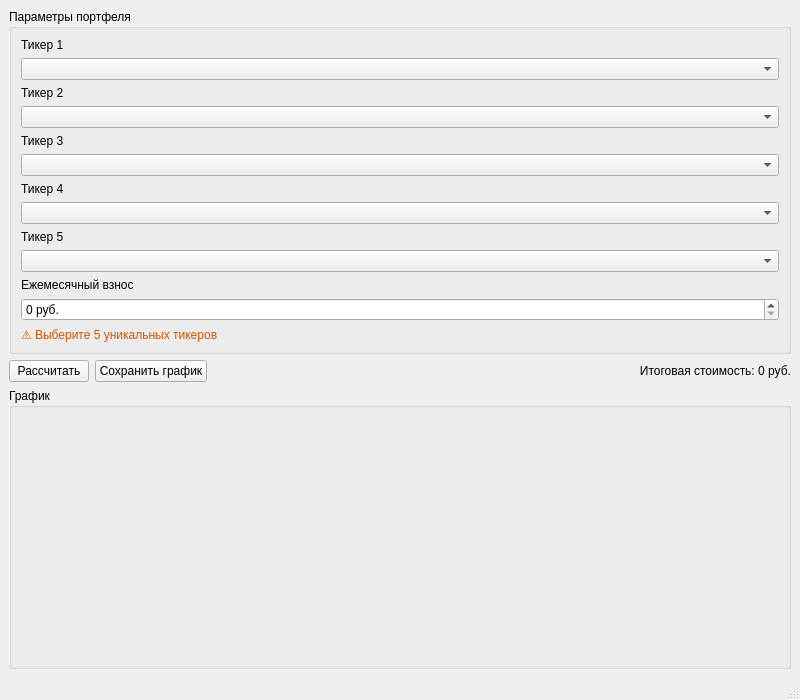
<?xml version="1.0" encoding="UTF-8"?>
<ui version="4.0">
 <class>MainWindow</class>
 <widget class="QMainWindow" name="MainWindow">
  <property name="geometry">
   <rect>
    <x>0</x>
    <y>0</y>
    <width>800</width>
    <height>700</height>
   </rect>
  </property>
  <property name="windowTitle">
   <string>Инвестиционный портфель</string>
  </property>
  <widget class="QWidget" name="centralwidget">
   <layout class="QVBoxLayout" name="verticalLayout_main">
    <item>
     <widget class="QGroupBox" name="groupBoxParams">
      <property name="title">
       <string>Параметры портфеля</string>
      </property>
      <layout class="QVBoxLayout" name="verticalLayout_params">
       <!-- Тикер 1 -->
       <item>
        <widget class="QLabel" name="labelTicker1">
         <property name="text">
          <string>Тикер 1</string>
         </property>
        </widget>
       </item>
       <item>
        <widget class="QComboBox" name="comboTicker1">
         <property name="minimumSize">
          <size>
           <width>150</width>
           <height>0</height>
          </size>
         </property>
        </widget>
       </item>
       <!-- Тикер 2 -->
       <item>
        <widget class="QLabel" name="labelTicker2">
         <property name="text">
          <string>Тикер 2</string>
         </property>
        </widget>
       </item>
       <item>
        <widget class="QComboBox" name="comboTicker2">
         <property name="minimumSize">
          <size>
           <width>150</width>
           <height>0</height>
          </size>
         </property>
        </widget>
       </item>
       <!-- Тикер 3 -->
       <item>
        <widget class="QLabel" name="labelTicker3">
         <property name="text">
          <string>Тикер 3</string>
         </property>
        </widget>
       </item>
       <item>
        <widget class="QComboBox" name="comboTicker3">
         <property name="minimumSize">
          <size>
           <width>150</width>
           <height>0</height>
          </size>
         </property>
        </widget>
       </item>
       <!-- Тикер 4 -->
       <item>
        <widget class="QLabel" name="labelTicker4">
         <property name="text">
          <string>Тикер 4</string>
         </property>
        </widget>
       </item>
       <item>
        <widget class="QComboBox" name="comboTicker4">
         <property name="minimumSize">
          <size>
           <width>150</width>
           <height>0</height>
          </size>
         </property>
        </widget>
       </item>
       <!-- Тикер 5 -->
       <item>
        <widget class="QLabel" name="labelTicker5">
         <property name="text">
          <string>Тикер 5</string>
         </property>
        </widget>
       </item>
       <item>
        <widget class="QComboBox" name="comboTicker5">
         <property name="minimumSize">
          <size>
           <width>150</width>
           <height>0</height>
          </size>
         </property>
        </widget>
       </item>
       <!-- Ежемесячный взнос -->
       <item>
        <widget class="QLabel" name="labelMonthly">
         <property name="text">
          <string>Ежемесячный взнос</string>
         </property>
        </widget>
       </item>
       <item>
        <widget class="QSpinBox" name="spinMonthly">
         <property name="minimum">
          <number>0</number>
         </property>
         <property name="maximum">
          <number>1000000</number>
         </property>
         <property name="suffix">
          <string> руб.</string>
         </property>
        </widget>
       </item>
       <!-- Строка статуса -->
       <item>
        <widget class="QLabel" name="labelStatus">
         <property name="text">
          <string>⚠ Выберите 5 уникальных тикеров</string>
         </property>
         <property name="styleSheet">
          <string notr="true">color: #d35400;</string>
         </property>
        </widget>
       </item>
      </layout>
     </widget>
    </item>

    <item>
     <layout class="QHBoxLayout" name="horizontalLayout_buttons">
      <item>
       <widget class="QPushButton" name="btnCalculate">
        <property name="text">
         <string>Рассчитать</string>
        </property>
       </widget>
      </item>
      <item>
       <widget class="QPushButton" name="btnSave">
        <property name="text">
         <string>Сохранить график</string>
        </property>
       </widget>
      </item>
      <item>
       <spacer name="horizontalSpacer">
        <property name="orientation">
         <enum>Qt::Horizontal</enum>
        </property>
        <property name="sizeHint" stdset="0">
         <size>
          <width>40</width>
          <height>20</height>
         </size>
        </property>
       </spacer>
      </item>
      <item>
       <widget class="QLabel" name="labelTotal">
        <property name="text">
         <string>Итоговая стоимость: 0 руб.</string>
        </property>
        <property name="alignment">
         <set>Qt::AlignRight|Qt::AlignTrailing|Qt::AlignVCenter</set>
        </property>
       </widget>
      </item>
     </layout>
    </item>

    <item>
     <widget class="QGroupBox" name="groupBoxGraph">
      <property name="title">
       <string>График</string>
      </property>
      <layout class="QVBoxLayout" name="verticalLayout_graph">
       <item>
        <widget class="QWidget" name="graphWidget">
         <property name="sizePolicy">
          <sizepolicy hsizetype="Expanding" vsizetype="Expanding">
           <horstretch>0</horstretch>
           <verstretch>0</verstretch>
          </sizepolicy>
         </property>
         <property name="minimumSize">
          <size>
           <width>0</width>
           <height>200</height>
          </size>
         </property>
        </widget>
       </item>
      </layout>
     </widget>
    </item>
   </layout>
  </widget>

  <widget class="QStatusBar" name="statusbar">
   <property name="statusTip">
    <string>Готово</string>
   </property>
  </widget>
 </widget>
 <resources/>
 <connections/>
</ui>
